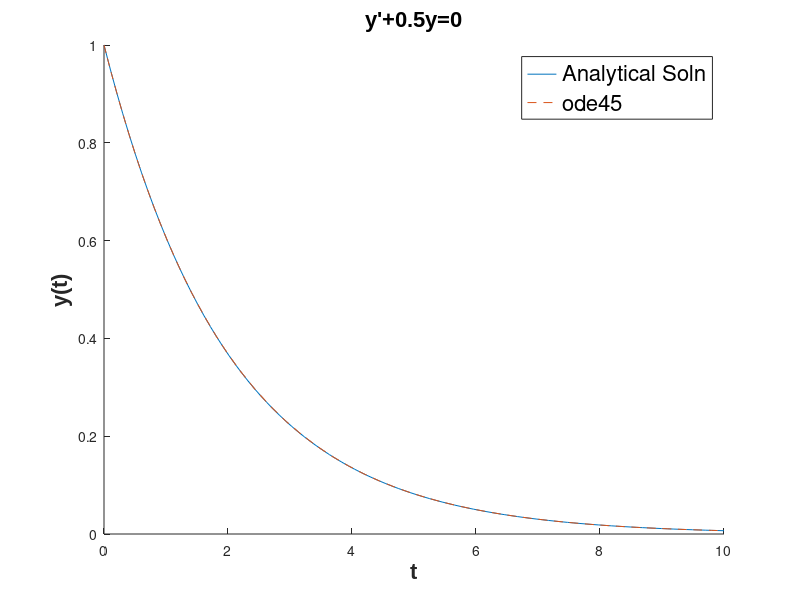

Write MATLAB code to recreate this figure.
lambda = -0.5;
y0=1;
t0=0;
t_f=10;
t_soln=linspace(t0,t_f);
y_soln = y0*exp(lambda*t_soln);
ode_fun = @(t,y) lambda*y;
[t,y]=ode45(ode_fun,[t0,t_f],y0);
figure(1)
clf
hold on
plot(t_soln,y_soln)
plot(t,y,'--')
legend({'Analytical Soln','ode45'},'FontSize', 16, 'Location','northeast')
xlabel('t','FontSize', 16,'Fontname','Arial','fontweight','bold')
ylabel('y(t)','FontSize',16,'Fontname','Arial','fontweight','bold')
title('y''+0.5y=0','FontSize',16,'Fontname','Arial','fontweight','bold')
hold off
